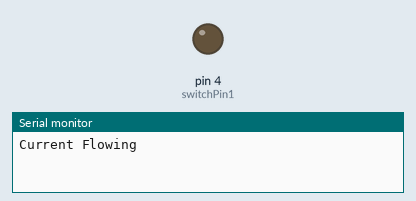
Simulated run of this sketch. Board: Arduino Uno, built with avr-gcc and run on an emulated ATmega328P. Shown: output pins drawn as LEDs (lit = HIGH), the last lines printed to the serial monitor.

Above: at 2.5 s.
At 7.5 s:
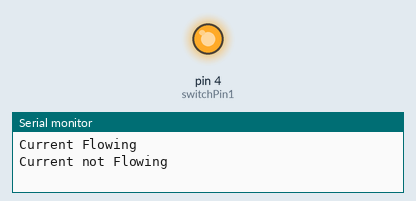
Timing chart, 0 to 13.0 s (numbered marks = the images above):
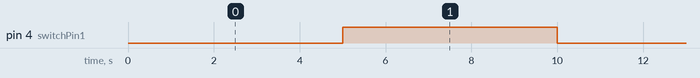

The sketch:

relay_aja.ino
```cpp
const int switchPin1 = 4;

void setup() {
  Serial.begin(115200);
  pinMode(switchPin1, OUTPUT);
}

void loop() {
  // Normally Open configuration, send LOW signal to let current flow
  // (if you're usong Normally Closed configuration send HIGH signal)
  digitalWrite(switchPin1, LOW);
  Serial.println("Current Flowing");
  delay(5000);

  // Normally Open configuration, send HIGH signal stop current flow
  // (if you're usong Normally Closed configuration send LOW signal)
  digitalWrite(switchPin1, HIGH);
  Serial.println("Current not Flowing");
  delay(5000);
}
```

Measured:
- by itself, pin 4 (switchPin1): alternates HIGH for 5.0 s and LOW for 5.0 s
